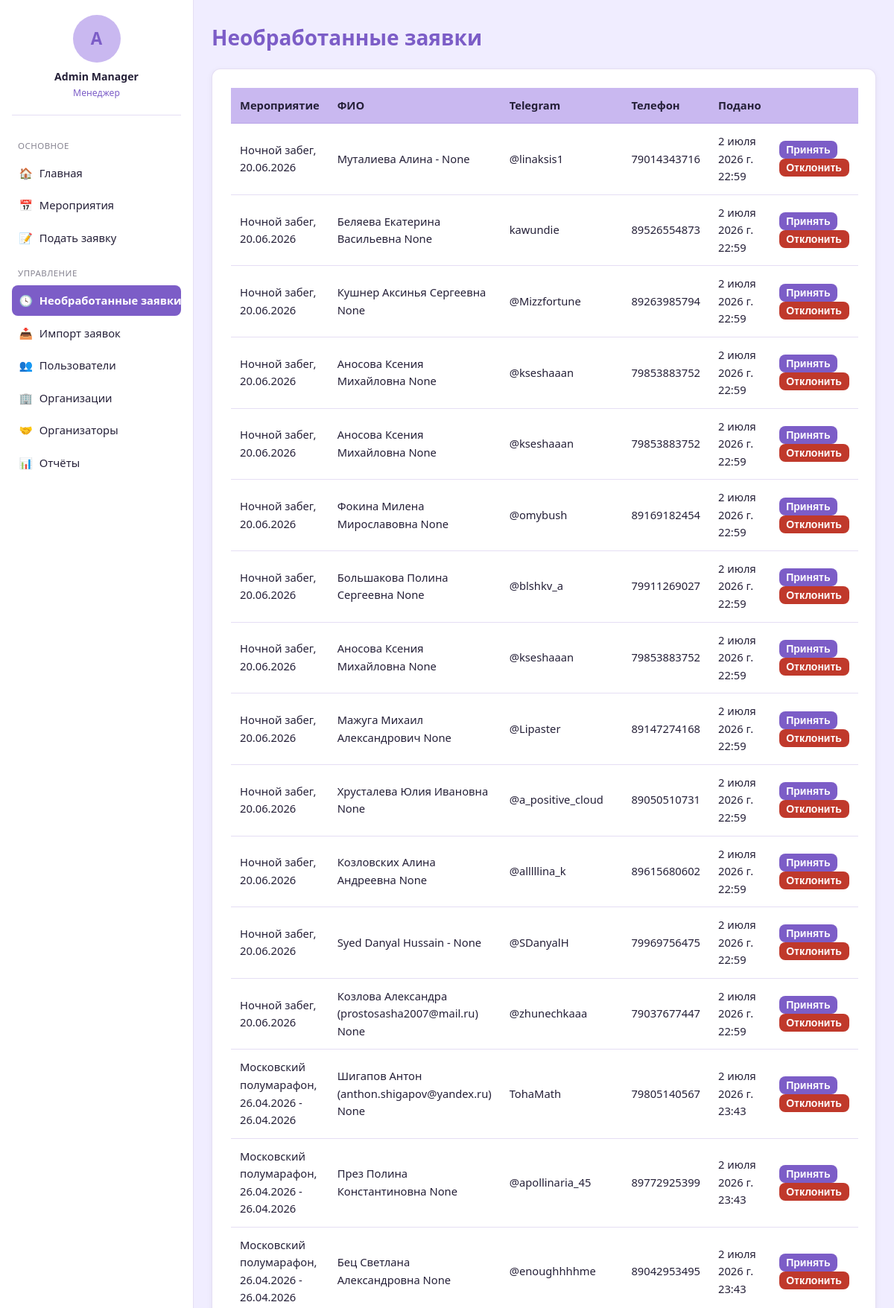
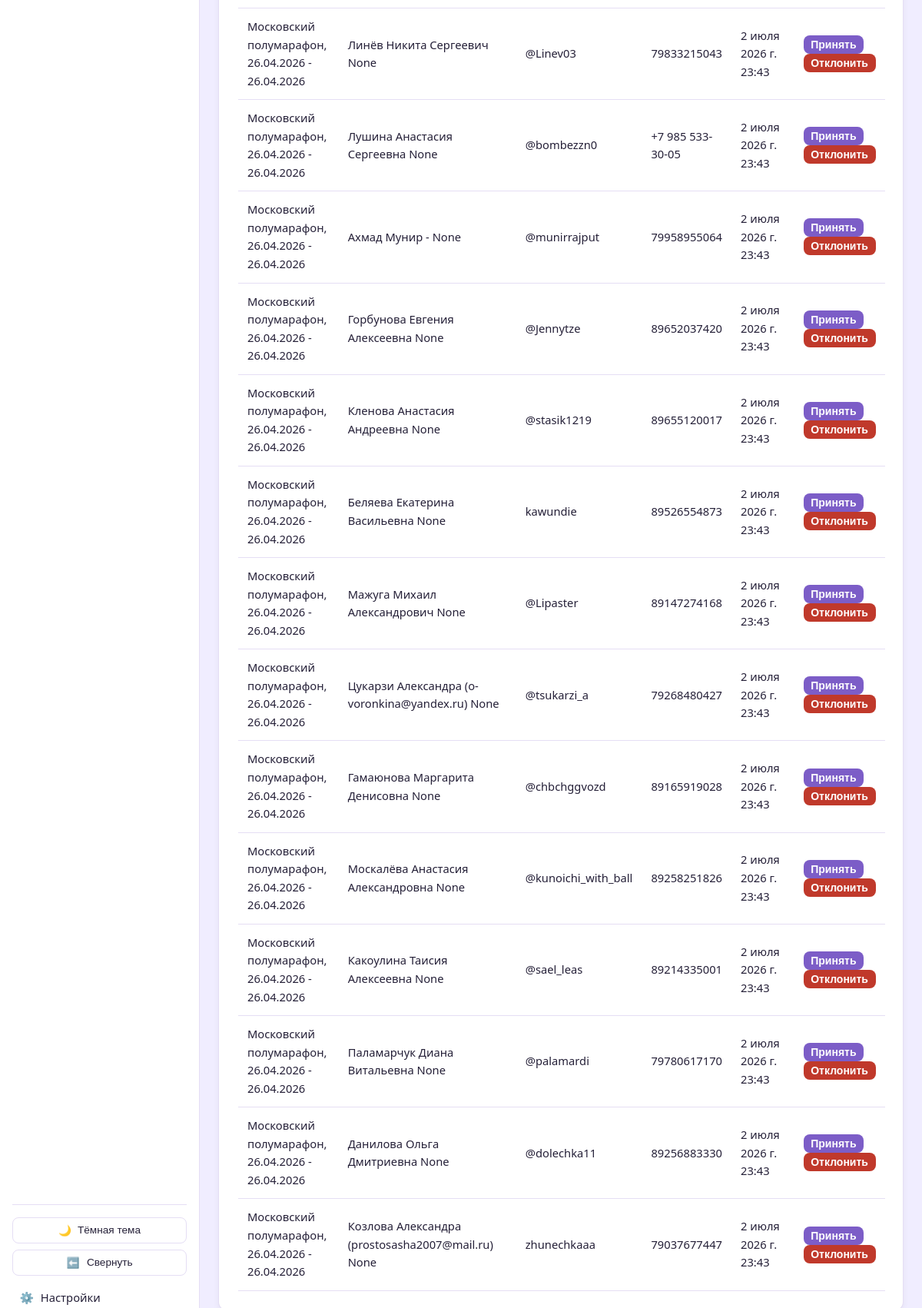
/applications/pending/ (signed in, upper part), run on the app's committed database (2 pictures, top to bottom).
### blog/models.py (models this page shows, shortened)
class User(AbstractBaseUser):
    GENDER_CHOICES = [
        ('male', 'Мужской'),
        ('female', 'Женский'),
    ]
    STATUS_CHOICES = [
        ('active', 'Активен'),
        ('inactive', 'Неактивен'),
        ('blacklisted', 'В блэклисте'),
    ]
    id = models.AutoField(primary_key=True)
    system_username = models.CharField(max_length=50, blank=True, null=True, db_index=True)
    telegram_id = models.CharField(max_length=50, unique=True, db_index=True)
    telegram_username = models.CharField(max_length=100, blank=True, null=True)
    VK_username = models.CharField(max_length=100, blank=True, null=True)
    first_name = models.CharField(max_length=100, blank=True, null=True)
    last_name = models.CharField(max_length=100, blank=True, null=True)
    email = models.EmailField(blank=True, null=True)
    phone = models.CharField(max_length=20, blank=True, null=True)
    birthday = models.DateField(blank=True, null=True)
    about = models.TextField(blank=True, null=True)
    gender = models.CharField(max_length=10, choices=GENDER_CHOICES, blank=True, null=True)
    status = models.CharField(max_length=20, choices=STATUS_CHOICES, default='active')
    comment = models.TextField(blank=True, null=True)
    created_at = models.DateTimeField(auto_now_add=True)
    last_event_at = models.DateTimeField(blank=True, null=True)
    total_event_count = models.IntegerField(default=0)
    season_event_count = models.IntegerField(default=0)
    total_hours = models.IntegerField(default=0)
    season_hours = models.IntegerField(default=0)
    churn_score = models.FloatField(default=0)
    login = models.CharField(max_length=50, unique=True, blank=True, null=True)
    web_credentials_set_at = models.DateTimeField(blank=True, null=True)
    notify_new_events = models.BooleanField(default=True)
    objects = UserManager()
    USERNAME_FIELD = 'telegram_id'
    REQUIRED_FIELDS = []
    class Meta:
        db_table = 'users'
        verbose_name = 'Пользователь'
        verbose_name_plural = 'Пользователи'
    @property
    def full_name(self):
        return f"{self.first_name or ''} {self.last_name or ''}".strip() or self.telegram_username or self.telegram_id

class Application(models.Model):
    STATUS_CHOICES = [
        ('new', 'Новая'),
        ('approved', 'Одобрена'),
        ('rejected', 'Отклонена/резерв'),
    ]
    id = models.AutoField(primary_key=True)
    event = models.ForeignKey(Event, on_delete=models.CASCADE, related_name='applications')
    user = models.ForeignKey(User, on_delete=models.SET_NULL, null=True, blank=True, related_name='applications')
    first_name = models.CharField(max_length=100)
    last_name = models.CharField(max_length=100, blank=True, null=True)
    telegram_username = models.CharField(max_length=100, blank=True, null=True)
    phone = models.CharField(max_length=20, blank=True, null=True)
    functions = models.CharField(max_length=255, blank=True, null=True)
    shifts = models.CharField(max_length=255, blank=True, null=True)
    role_in_event = models.CharField(max_length=255, blank=True, null=True)
    user_status = models.CharField(max_length=100, blank=True, null=True)
    submitted_at = models.DateTimeField(blank=True, null=True)
    created_at = models.DateTimeField(auto_now_add=True)
    assigned_at = models.DateTimeField(blank=True, null=True)
    status = models.CharField(max_length=20, choices=STATUS_CHOICES, default='new')
    assigned_by = models.ForeignKey(User, on_delete=models.SET_NULL, null=True, blank=True, related_name='processed_applications')
    class Meta:
        db_table = 'applications'
        verbose_name = 'Заявка'
        verbose_name_plural = 'Заявки'
        indexes = [
            models.Index(fields=['event', 'status']),
        ]

class Event(models.Model):
    STATUS_CHOICES = [
        ('upcoming', 'Предстоит'),
        ('ongoing', 'Идёт'),
        ('finished', 'Завершено'),
    ]
    RECRUIT_STATUS_CHOICES = [
        ('open', 'Открыт'),
        ('closed', 'Закрыт'),
    ]
    DOBRO_LINK_TYPE_CHOICES = [
        ('event', 'Мероприятие'),
        ('organization', 'Организация'),
        ('project', 'Проект'),
    ]
    id = models.AutoField(primary_key=True)
    title = models.CharField(max_length=255)
    description = models.TextField(blank=True, null=True)
    location = models.ForeignKey(Location, on_delete=models.SET_NULL, null=True, blank=True, related_name='events')
    chat_link = models.URLField(blank=True, null=True)
    post_in_chanel_link = models.URLField(blank=True, null=True)
    dobro_ru_link = models.URLField(blank=True, null=True)
    dobro_ru_link_type = models.CharField(max_length=20, choices=DOBRO_LINK_TYPE_CHOICES, blank=True, null=True)
    dobro_ru_hours_logged = models.BooleanField(default=False)
    dobro_ru_logged_by = models.ForeignKey(User, on_delete=models.SET_NULL, null=True, blank=True, related_name='dobro_ru_logged_events')
    event_status = models.CharField(max_length=20, choices=STATUS_CHOICES, default='upcoming')
    recruit_status = models.CharField(max_length=20, choices=RECRUIT_STATUS_CHOICES, default='open')
    organization = models.ForeignKey(Organization, on_delete=models.SET_NULL, null=True, blank=True, related_name='events')
    organizer = models.ForeignKey(Organizer, on_delete=models.SET_NULL, null=True, blank=True, related_name='managed_events')
    created_at = models.DateTimeField(auto_now_add=True)
    published_at = models.DateTimeField(blank=True, null=True)
    people_helped = models.IntegerField(blank=True, null=True)
    internal_comment = models.TextField(blank=True, null=True)
    letter = models.ForeignKey(ThankYouLetterTemplate, on_delete=models.SET_NULL, null=True, blank=True, related_name='events')
    class Meta:
        db_table = 'events'
        verbose_name = 'Мероприятие'
        verbose_name_plural = 'Мероприятия'

### blog/views.py (the view)
# urls.py: path('applications/pending/', views.pending_applications, name='pending_applications'),
@manager_required
def pending_applications(request):
    applications = Application.objects.filter(status='new').select_related('event', 'user').order_by('created_at')
    paginator = Paginator(applications, 30)
    page = paginator.get_page(request.GET.get('page'))
    return render(request, 'blog/pending_applications.html', {'page_obj': page})

### blog/context_processors.py (called while the page is built)
def role_flags(request):
    user = getattr(request, 'user', None)
    authenticated = bool(user and user.is_authenticated)
    return {
        'is_manager': is_manager(user) if authenticated else False,
        'is_team_leader': is_team_leader(user) if authenticated else False,
        'role_label': role_label(user) if authenticated else None,
    }

### blog/services/roles.py (called while the page is built)
def is_manager(user: User) -> bool:
    if not user or not user.is_authenticated:
        return False
    return user.manager_roles.filter(revoked_at__isnull=True).exists()

def is_team_leader(user: User) -> bool:
    if not user or not user.is_authenticated:
        return False
    return user.team_leader_roles.filter(revoked_at__isnull=True).exists()

def role_label(user: User) -> str:
    if is_manager(user):
        return 'Менеджер'
    if is_team_leader(user):
        return 'Тим-лидер'
    return 'Волонтёр'

### blog/templates/blog/pending_applications.html (shortened to what this page needs)
{% extends 'blog/base.html' %}
{% block content %}
<h1>Необработанные заявки</h1>
<div class="card">
    <table>
        <thead><tr><th>Мероприятие</th><th>ФИО</th><th>Telegram</th><th>Телефон</th><th>Подано</th><th></th></tr></thead>
        <tbody>
        {% for application in page_obj %}
            <tr data-href="{% url 'event_detail' application.event_id %}#applications">
                <td>{{ application.event.title }}</td>
                <td>{{ application.first_name }} {{ application.last_name }}</td>
                <td>{{ application.telegram_username|default:"—" }}</td>
                <td>{{ application.phone|default:"—" }}</td>
                <td>{{ application.submitted_at|default:application.created_at }}</td>
                <td>
                    <form method="post" action="{% url 'application_process' application.id %}" class="inline">
                        <button type="submit" class="btn" style="padding:0.25rem 0.6rem;">Принять</button>
                    </form>
                    <form method="post" action="{% url 'application_process' application.id %}" class="inline">
                        <button type="submit" class="btn danger" style="padding:0.25rem 0.6rem;">Отклонить</button>
                    </form>
                </td>
            </tr>
        {% empty %}
            <tr><td colspan="6">Необработанных заявок нет.</td></tr>
        {% endfor %}
        </tbody>
    </table>
</div>
{% endblock %}

### blog/templates/blog/base.html (shortened to what this page needs)
{% load static %}<!DOCTYPE html>
<html lang="ru">
<head>
</head>
<body class="{% if request.COOKIES.sidebar_collapsed == '1' %}sidebar-collapsed{% endif %}">
{% if user.is_authenticated %}
<aside class="sidebar">
    <a href="{% url 'profile_detail' user.id %}" class="sidebar-account">
        <div class="avatar-placeholder">{{ user.full_name|slice:":1"|upper }}</div>
        <div class="username">{{ user.full_name }}</div>
        <div class="role">{{ role_label }}</div>
    </a>
    <div class="nav-section-title">Основное</div>
    <a href="{% url 'dashboard' %}" class="nav-link {% if request.resolver_match.url_name == 'dashboard' %}active{% endif %}" title="Главная"><span class="icon">🏠</span><span class="nav-label"> Главная</span></a>
    <a href="{% url 'event_list' %}" class="nav-link {% if request.resolver_match.url_name in 'event_list,event_detail' %}active{% endif %}" title="Мероприятия"><span class="icon">📅</span><span class="nav-label"> Мероприятия</span></a>
    <a href="{% url 'application_create' %}" class="nav-link " title="Подать заявку"><span class="icon">📝</span><span class="nav-label"> Подать заявку</span></a>
    {% if is_manager %}
    <div class="nav-section-title">Управление</div>
    <a href="{% url 'pending_applications' %}" class="nav-link {% if request.resolver_match.url_name == 'pending_applications' %}active{% endif %}" title="Необработанные заявки"><span class="icon">🕓</span><span class="nav-label"> Необработанные заявки</span></a>
    <a href="{% url 'import_preview' %}" class="nav-link " title="Импорт заявок"><span class="icon">📥</span><span class="nav-label"> Импорт заявок</span></a>
    <a href="{% url 'user_list' %}" class="nav-link {% if request.resolver_match.url_name == 'user_list' %}active{% endif %}" title="Пользователи"><span class="icon">👥</span><span class="nav-label"> Пользователи</span></a>
    <a href="{% url 'organizations_list' %}" class="nav-link " title="Организации"><span class="icon">🏢</span><span class="nav-label"> Организации</span></a>
    <a href="{% url 'organizer_list' %}" class="nav-link " title="Организаторы"><span class="icon">🤝</span><span class="nav-label"> Организаторы</span></a>
    <a href="{% url 'report_period' %}" class="nav-link {% if request.resolver_match.url_name == 'report_period' %}active{% endif %}" title="Отчёты"><span class="icon">📊</span><span class="nav-label"> Отчёты</span></a>
    {% endif %}
    <div class="sidebar-footer">
        <button type="button" class="theme-toggle" id="theme-toggle" title="Тема">
            <span class="icon" id="theme-icon">🌙</span><span class="theme-label" id="theme-label"> Тёмная тема</span>
        </button>
        <button type="button" class="sidebar-toggle" id="sidebar-toggle" title="Свернуть панель">
            <span class="icon" id="sidebar-toggle-icon">⬅️</span><span class="nav-label" id="sidebar-toggle-label"> Свернуть</span>
        </button>
        <a href="{% url 'settings' %}" class="nav-link {% if request.resolver_match.url_name == 'settings' %}active{% endif %}" title="Настройки"><span class="icon">⚙️</span><span class="nav-label"> Настройки</span></a>
    </div>
</aside>
{% endif %}
<div class="page-wrapper" style="{% if not user.is_authenticated %}margin-left:0;{% endif %}">
    <main>
        {% block content %}{% endblock %}
    </main>
</div>
</body>
</html>

### blog/templates/blog/base.html (style rules this page uses)
:root, [data-theme="light"] { --bg: #F0EDFF; --surface: #FFFFFF; --primary: #7C5DC7; --primary-contrast: #FFFFFF; --secondary: #C9B8F0; --text: #252038; --success: #A895E8; --danger: #C0392B; --border: rgba(124, 93, 199, 0.2); --sidebar-width: 260px; --sidebar-width-collapsed: 68px; }
* { box-sizing: border-box; }
body { margin: 0; font-family: 'Segoe UI', Tahoma, Geneva, Verdana, sans-serif; font-size: 16px; line-height: 1.6; background: var(--bg); color: var(--text); }
a { color: inherit; }
.sidebar { position: fixed; top: 0; left: 0; bottom: 0; width: var(--sidebar-width); background: var(--surface); border-right: 1px solid var(--border); display: flex; flex-direction: column; padding: 1.25rem 1rem; overflow-x: hidden; overflow-y: auto; transition: width 0.2s ease; z-index: 10; }
.sidebar-account { display: flex; flex-direction: column; align-items: center; text-align: center; text-decoration: none; padding-bottom: 1.25rem; margin-bottom: 1rem; border-bottom: 1px solid var(--border); }
.avatar-placeholder { width: 64px; height: 64px; border-radius: 50%; background: var(--secondary); display: flex; align-items: center; justify-content: center; font-size: 1.4rem; font-weight: 700; color: var(--primary); margin-bottom: 0.5rem; flex-shrink: 0; }
.sidebar-account .username { font-size: 0.88rem; font-weight: 600; color: var(--text); }
.sidebar-account .role { font-size: 0.76rem; color: var(--primary); }
.nav-section-title { font-size: 0.72rem; text-transform: uppercase; letter-spacing: 0.04em; color: var(--text); opacity: 0.55; margin: 1rem 0 0.4rem; padding: 0 0.5rem; white-space: nowrap; }
.nav-link { display: flex; align-items: center; gap: 0.6rem; padding: 0.55rem 0.6rem; border-radius: 8px; text-decoration: none; color: var(--text); font-size: 0.92rem; margin-bottom: 0.15rem; white-space: nowrap; }
.nav-link .icon { width: 1.2em; text-align: center; flex-shrink: 0; }
.nav-link.active { background: var(--primary); color: var(--primary-contrast); font-weight: 600; }
.sidebar-footer { margin-top: auto; padding-top: 1rem; border-top: 1px solid var(--border); }
.sidebar-toggle { display: flex; align-items: center; justify-content: center; gap: 0.6rem; width: 100%; background: none; border: 1px solid var(--border); border-radius: 8px; color: var(--text); padding: 0.5rem; cursor: pointer; font-size: 0.85rem; margin-bottom: 0.5rem; }
.theme-toggle { display: flex; align-items: center; justify-content: center; gap: 0.5rem; width: 100%; background: none; border: 1px solid var(--border); border-radius: 8px; color: var(--text); padding: 0.5rem; cursor: pointer; font-size: 0.85rem; margin-bottom: 0.5rem; }
.page-wrapper { margin-left: var(--sidebar-width); min-height: 100vh; transition: margin-left 0.2s ease; }
main { max-width: 1100px; margin: 0 auto; padding: 1.75rem 1.5rem; }
h1 { font-size: 28px; font-weight: 700; color: var(--primary); margin-top: 0; }
.card { background: var(--surface); border: 1px solid var(--border); border-radius: 12px; box-shadow: 0 2px 8px rgba(0,0,0,0.05); padding: 25px; margin-bottom: 1rem; }
table { width: 100%; border-collapse: collapse; }
th, td { text-align: left; padding: 12px; border-bottom: 1px solid var(--border); font-size: 0.92rem; }
th { background: var(--secondary); color: var(--text); font-weight: 700; }
tbody tr[data-href] { cursor: pointer; }
.btn { display: inline-block; background: var(--primary); color: var(--primary-contrast); padding: 10px 20px; border-radius: 8px; border: none; text-decoration: none; font-size: 14px; font-weight: 600; cursor: pointer; }
.btn.danger { background: var(--danger); border-color: var(--danger); color: #fff; }
form.inline { display: inline; }

### data on the page
User: full_name "A", full_name "Admin Manager"
Application: event "Ночной забег, 20.06.2026", first_name "Муталиева Алина -", last_name "None", telegram_username "@linaksis1", phone "79014343716", submitted_at "2 июля 2026 г. 22:59"
Application: event "Ночной забег, 20.06.2026", first_name "Беляева Екатерина Васильевна", last_name "None", telegram_username "kawundie", phone "89526554873", submitted_at "2 июля 2026 г. 22:59"
Application: event "Ночной забег, 20.06.2026", first_name "Кушнер Аксинья Сергеевна", last_name "None", telegram_username "@Mizzfortune", phone "89263985794", submitted_at "2 июля 2026 г. 22:59"
Application: event "Ночной забег, 20.06.2026", first_name "Аносова Ксения Михайловна", last_name "None", telegram_username "@kseshaaan", phone "79853883752", submitted_at "2 июля 2026 г. 22:59"
Application: event "Ночной забег, 20.06.2026", first_name "Аносова Ксения Михайловна", last_name "None", telegram_username "@kseshaaan", phone "79853883752", submitted_at "2 июля 2026 г. 22:59"
Application: event "Ночной забег, 20.06.2026", first_name "Фокина Милена Мирославовна", last_name "None", telegram_username "@omybush", phone "89169182454", submitted_at "2 июля 2026 г. 22:59"
Application: event "Ночной забег, 20.06.2026", first_name "Большакова Полина Сергеевна", last_name "None", telegram_username "@blshkv_a", phone "79911269027", submitted_at "2 июля 2026 г. 22:59"
Application: event "Ночной забег, 20.06.2026", first_name "Аносова Ксения Михайловна", last_name "None", telegram_username "@kseshaaan", phone "79853883752", submitted_at "2 июля 2026 г. 22:59"
Application: event "Ночной забег, 20.06.2026", first_name "Мажуга Михаил Александрович", last_name "None", telegram_username "@Lipaster", phone "89147274168", submitted_at "2 июля 2026 г. 22:59"
Application: event "Ночной забег, 20.06.2026", first_name "Хрусталева Юлия Ивановна", last_name "None", telegram_username "@a_positive_cloud", phone "89050510731", submitted_at "2 июля 2026 г. 22:59"
Application: event "Ночной забег, 20.06.2026", first_name "Козловских Алина Андреевна", last_name "None", telegram_username "@alllllina_k", phone "89615680602", submitted_at "2 июля 2026 г. 22:59"
Application: event "Ночной забег, 20.06.2026", first_name "Syed Danyal Hussain -", last_name "None", telegram_username "@SDanyalH", phone "79969756475", submitted_at "2 июля 2026 г. 22:59"
Application: event "Ночной забег, 20.06.2026", first_name "Козлова Александра (prostosasha2007@mail.ru)", last_name "None", telegram_username "@zhunechkaaa", phone "79037677447", submitted_at "2 июля 2026 г. 22:59"
Application: event "Московский полумарафон, 26.04.2026 - 26.04.2026", first_name "Шигапов Антон (anthon.shigapov@yandex.ru)", last_name "None", telegram_username "TohaMath", phone "79805140567", submitted_at "2 июля 2026 г. 23:43"
Application: event "Московский полумарафон, 26.04.2026 - 26.04.2026", first_name "През Полина Константиновна", last_name "None", telegram_username "@apollinaria_45", phone "89772925399", submitted_at "2 июля 2026 г. 23:43"
Application: event "Московский полумарафон, 26.04.2026 - 26.04.2026", first_name "Бец Светлана Александровна", last_name "None", telegram_username "@enoughhhhme", phone "89042953495", submitted_at "2 июля 2026 г. 23:43"
Application: event "Московский полумарафон, 26.04.2026 - 26.04.2026", first_name "Линёв Никита Сергеевич", last_name "None", telegram_username "@Linev03", phone "79833215043", submitted_at "2 июля 2026 г. 23:43"
Application: event "Московский полумарафон, 26.04.2026 - 26.04.2026", first_name "Лушина Анастасия Сергеевна", last_name "None", telegram_username "@bombezzn0", phone "+7 985 533-30-05", submitted_at "2 июля 2026 г. 23:43"
Application: event "Московский полумарафон, 26.04.2026 - 26.04.2026", first_name "Ахмад Мунир -", last_name "None", telegram_username "@munirrajput", phone "79958955064", submitted_at "2 июля 2026 г. 23:43"
Application: event "Московский полумарафон, 26.04.2026 - 26.04.2026", first_name "Горбунова Евгения Алексеевна", last_name "None", telegram_username "@Jennytze", phone "89652037420", submitted_at "2 июля 2026 г. 23:43"
Application: event "Московский полумарафон, 26.04.2026 - 26.04.2026", first_name "Кленова Анастасия Андреевна", last_name "None", telegram_username "@stasik1219", phone "89655120017", submitted_at "2 июля 2026 г. 23:43"
Application: event "Московский полумарафон, 26.04.2026 - 26.04.2026", first_name "Беляева Екатерина Васильевна", last_name "None", telegram_username "kawundie", phone "89526554873", submitted_at "2 июля 2026 г. 23:43"
Application: event "Московский полумарафон, 26.04.2026 - 26.04.2026", first_name "Мажуга Михаил Александрович", last_name "None", telegram_username "@Lipaster", phone "89147274168", submitted_at "2 июля 2026 г. 23:43"
Application: event "Московский полумарафон, 26.04.2026 - 26.04.2026", first_name "Цукарзи Александра (o-voronkina@yandex.ru)", last_name "None", telegram_username "@tsukarzi_a", phone "79268480427", submitted_at "2 июля 2026 г. 23:43"
Application: event "Московский полумарафон, 26.04.2026 - 26.04.2026", first_name "Гамаюнова Маргарита Денисовна", last_name "None", telegram_username "@chbchggvozd", phone "89165919028", submitted_at "2 июля 2026 г. 23:43"
Application: event "Московский полумарафон, 26.04.2026 - 26.04.2026", first_name "Москалёва Анастасия Александровна", last_name "None", telegram_username "@kunoichi_with_ball", phone "89258251826", submitted_at "2 июля 2026 г. 23:43"
Application: event "Московский полумарафон, 26.04.2026 - 26.04.2026", first_name "Какоулина Таисия Алексеевна", last_name "None", telegram_username "@sael_leas", phone "89214335001", submitted_at "2 июля 2026 г. 23:43"
Application: event "Московский полумарафон, 26.04.2026 - 26.04.2026", first_name "Паламарчук Диана Витальевна", last_name "None", telegram_username "@palamardi", phone "79780617170", submitted_at "2 июля 2026 г. 23:43"
Application: event "Московский полумарафон, 26.04.2026 - 26.04.2026", first_name "Данилова Ольга Дмитриевна", last_name "None", telegram_username "@dolechka11", phone "89256883330", submitted_at "2 июля 2026 г. 23:43"
Application: event "Московский полумарафон, 26.04.2026 - 26.04.2026", first_name "Козлова Александра (prostosasha2007@mail.ru)", last_name "None", telegram_username "zhunechkaaa", phone "79037677447", submitted_at "2 июля 2026 г. 23:43"

### other printed values
{{ role_label }} "Менеджер"
